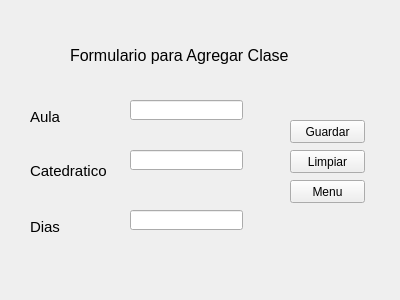
<?xml version="1.0" encoding="UTF-8"?>
<ui version="4.0">
 <class>Clase</class>
 <widget class="QWidget" name="Clase">
  <property name="geometry">
   <rect>
    <x>0</x>
    <y>0</y>
    <width>400</width>
    <height>300</height>
   </rect>
  </property>
  <property name="windowTitle">
   <string>Form</string>
  </property>
  <widget class="QPushButton" name="pushButton">
   <property name="geometry">
    <rect>
     <x>290</x>
     <y>120</y>
     <width>75</width>
     <height>23</height>
    </rect>
   </property>
   <property name="text">
    <string>Guardar</string>
   </property>
  </widget>
  <widget class="QLabel" name="label">
   <property name="geometry">
    <rect>
     <x>70</x>
     <y>30</y>
     <width>231</width>
     <height>51</height>
    </rect>
   </property>
   <property name="font">
    <font>
     <pointsize>12</pointsize>
    </font>
   </property>
   <property name="layoutDirection">
    <enum>Qt::RightToLeft</enum>
   </property>
   <property name="text">
    <string>Formulario para Agregar Clase</string>
   </property>
  </widget>
  <widget class="QLineEdit" name="lineEdit_2">
   <property name="geometry">
    <rect>
     <x>130</x>
     <y>150</y>
     <width>113</width>
     <height>20</height>
    </rect>
   </property>
  </widget>
  <widget class="QLineEdit" name="lineEdit_3">
   <property name="geometry">
    <rect>
     <x>130</x>
     <y>210</y>
     <width>113</width>
     <height>20</height>
    </rect>
   </property>
  </widget>
  <widget class="QPushButton" name="pushButton_2">
   <property name="geometry">
    <rect>
     <x>290</x>
     <y>150</y>
     <width>75</width>
     <height>23</height>
    </rect>
   </property>
   <property name="text">
    <string>Limpiar</string>
   </property>
  </widget>
  <widget class="QLabel" name="label_2">
   <property name="geometry">
    <rect>
     <x>30</x>
     <y>110</y>
     <width>46</width>
     <height>13</height>
    </rect>
   </property>
   <property name="font">
    <font>
     <pointsize>11</pointsize>
    </font>
   </property>
   <property name="text">
    <string>Aula</string>
   </property>
  </widget>
  <widget class="QLabel" name="label_4">
   <property name="geometry">
    <rect>
     <x>30</x>
     <y>220</y>
     <width>46</width>
     <height>13</height>
    </rect>
   </property>
   <property name="font">
    <font>
     <pointsize>11</pointsize>
    </font>
   </property>
   <property name="text">
    <string>Dias</string>
   </property>
  </widget>
  <widget class="QLabel" name="label_3">
   <property name="geometry">
    <rect>
     <x>30</x>
     <y>160</y>
     <width>91</width>
     <height>21</height>
    </rect>
   </property>
   <property name="font">
    <font>
     <pointsize>11</pointsize>
    </font>
   </property>
   <property name="text">
    <string>Catedratico</string>
   </property>
  </widget>
  <widget class="QPushButton" name="pushButton_3">
   <property name="geometry">
    <rect>
     <x>290</x>
     <y>180</y>
     <width>75</width>
     <height>23</height>
    </rect>
   </property>
   <property name="text">
    <string>Menu</string>
   </property>
  </widget>
  <widget class="QLineEdit" name="lineEdit">
   <property name="geometry">
    <rect>
     <x>130</x>
     <y>100</y>
     <width>113</width>
     <height>20</height>
    </rect>
   </property>
  </widget>
 </widget>
 <resources/>
 <connections/>
</ui>
